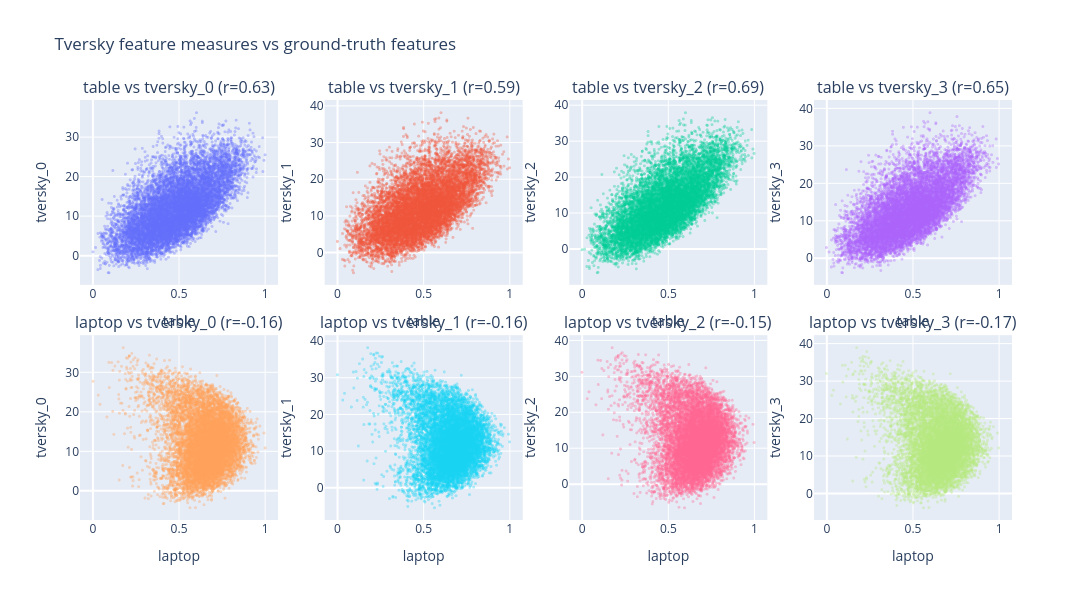

Notebook cell for this chart:
### Code cell
import numpy as np
import plotly.graph_objects as go
from plotly.subplots import make_subplots

# to numpy
tv = tversky_feature_measures.detach().cpu().numpy()   # (10000, 4)
gt = all_features

gt_names = ["table", "laptop"]
tv_names = [f"tversky_{k}" for k in range(tv.shape[1])]

# rows = ground truth (2), cols = tversky feature (4)
fig = make_subplots(
    rows=len(gt_names), cols=tv.shape[1],
    shared_xaxes=False, shared_yaxes=False,
    horizontal_spacing=0.05, vertical_spacing=0.12,
    subplot_titles=[
        f"{g} vs {t} (r={np.corrcoef(gt[:, gi], tv[:, ti])[0,1]:.2f})"
        for gi, g in enumerate(gt_names) for ti, t in enumerate(tv_names)
    ],
)

for gi in range(len(gt_names)):
    for ti in range(tv.shape[1]):
        fig.add_trace(
            go.Scattergl(
                x=gt[:, gi], y=tv[:, ti],
                mode="markers",
                marker=dict(size=3, opacity=0.35),
                showlegend=False,
            ),
            row=gi + 1, col=ti + 1,
        )
        fig.update_xaxes(title_text=gt_names[gi], row=gi + 1, col=ti + 1)
        fig.update_yaxes(title_text=tv_names[ti], row=gi + 1, col=ti + 1)

fig.update_layout(height=600, width=1300, title="Tversky feature measures vs ground-truth features")
config = {
  'toImageButtonOptions': {
    'format': 'png', # or jpeg, svg, webp
    'scale': 4 # Increase this for higher resolution
  }
}
fig.show(config=config)

### Figure 1 — Plotly figure (JSON) as saved in the notebook; plotly's stock layout.template omitted (floating-point values rounded to 4 significant figures; data arrays with more than 128 entries replaced by an {"elided": "..."} marker saying what was removed)
{"data": [{"marker": {"opacity": 0.35, "size": 3}, "mode": "markers", "showlegend": false, "type": "scattergl", "x": {"elided": "10000 float values"}, "xaxis": "x", "y": {"elided": "10000 float values"}, "yaxis": "y"}, {"marker": {"opacity": 0.35, "size": 3}, "mode": "markers", "showlegend": false, "type": "scattergl", "x": {"elided": "10000 float values"}, "xaxis": "x2", "y": {"elided": "10000 float values"}, "yaxis": "y2"}, {"marker": {"opacity": 0.35, "size": 3}, "mode": "markers", "showlegend": false, "type": "scattergl", "x": {"elided": "10000 float values"}, "xaxis": "x3", "y": {"elided": "10000 float values"}, "yaxis": "y3"}, {"marker": {"opacity": 0.35, "size": 3}, "mode": "markers", "showlegend": false, "type": "scattergl", "x": {"elided": "10000 float values"}, "xaxis": "x4", "y": {"elided": "10000 float values"}, "yaxis": "y4"}, {"marker": {"opacity": 0.35, "size": 3}, "mode": "markers", "showlegend": false, "type": "scattergl", "x": {"elided": "10000 float values"}, "xaxis": "x5", "y": {"elided": "10000 float values"}, "yaxis": "y5"}, {"marker": {"opacity": 0.35, "size": 3}, "mode": "markers", "showlegend": false, "type": "scattergl", "x": {"elided": "10000 float values"}, "xaxis": "x6", "y": {"elided": "10000 float values"}, "yaxis": "y6"}, {"marker": {"opacity": 0.35, "size": 3}, "mode": "markers", "showlegend": false, "type": "scattergl", "x": {"elided": "10000 float values"}, "xaxis": "x7", "y": {"elided": "10000 float values"}, "yaxis": "y7"}, {"marker": {"opacity": 0.35, "size": 3}, "mode": "markers", "showlegend": false, "type": "scattergl", "x": {"elided": "10000 float values"}, "xaxis": "x8", "y": {"elided": "10000 float values"}, "yaxis": "y8"}], "layout": {"annotations": [{"font": {"size": 16}, "showarrow": false, "text": "table vs tversky_0 (r=0.63)", "x": 0.1062, "xanchor": "center", "xref": "paper", "y": 1, "yanchor": "bottom", "yref": "paper"}, {"font": {"size": 16}, "showarrow": false, "text": "table vs tversky_1 (r=0.59)", "x": 0.3688, "xanchor": "center", "xref": "paper", "y": 1, "yanchor": "bottom", "yref": "paper"}, {"font": {"size": 16}, "showarrow": false, "text": "table vs tversky_2 (r=0.69)", "x": 0.6313, "xanchor": "center", "xref": "paper", "y": 1, "yanchor": "bottom", "yref": "paper"}, {"font": {"size": 16}, "showarrow": false, "text": "table vs tversky_3 (r=0.65)", "x": 0.8938, "xanchor": "center", "xref": "paper", "y": 1, "yanchor": "bottom", "yref": "paper"}, {"font": {"size": 16}, "showarrow": false, "text": "laptop vs tversky_0 (r=-0.16)", "x": 0.1062, "xanchor": "center", "xref": "paper", "y": 0.44, "yanchor": "bottom", "yref": "paper"}, {"font": {"size": 16}, "showarrow": false, "text": "laptop vs tversky_1 (r=-0.16)", "x": 0.3688, "xanchor": "center", "xref": "paper", "y": 0.44, "yanchor": "bottom", "yref": "paper"}, {"font": {"size": 16}, "showarrow": false, "text": "laptop vs tversky_2 (r=-0.15)", "x": 0.6313, "xanchor": "center", "xref": "paper", "y": 0.44, "yanchor": "bottom", "yref": "paper"}, {"font": {"size": 16}, "showarrow": false, "text": "laptop vs tversky_3 (r=-0.17)", "x": 0.8938, "xanchor": "center", "xref": "paper", "y": 0.44, "yanchor": "bottom", "yref": "paper"}], "height": 600, "title": {"text": "Tversky feature measures vs ground-truth features"}, "width": 1300, "xaxis": {"anchor": "y", "domain": [0, 0.2125], "title": {"text": "table"}}, "xaxis2": {"anchor": "y2", "domain": [0.2625, 0.475], "title": {"text": "table"}}, "xaxis3": {"anchor": "y3", "domain": [0.525, 0.7375], "title": {"text": "table"}}, "xaxis4": {"anchor": "y4", "domain": [0.7875, 1], "title": {"text": "table"}}, "xaxis5": {"anchor": "y5", "domain": [0, 0.2125], "title": {"text": "laptop"}}, "xaxis6": {"anchor": "y6", "domain": [0.2625, 0.475], "title": {"text": "laptop"}}, "xaxis7": {"anchor": "y7", "domain": [0.525, 0.7375], "title": {"text": "laptop"}}, "xaxis8": {"anchor": "y8", "domain": [0.7875, 1], "title": {"text": "laptop"}}, "yaxis": {"anchor": "x", "domain": [0.56, 1], "title": {"text": "tversky_0"}}, "yaxis2": {"anchor": "x2", "domain": [0.56, 1], "title": {"text": "tversky_1"}}, "yaxis3": {"anchor": "x3", "domain": [0.56, 1], "title": {"text": "tversky_2"}}, "yaxis4": {"anchor": "x4", "domain": [0.56, 1], "title": {"text": "tversky_3"}}, "yaxis5": {"anchor": "x5", "domain": [0, 0.44], "title": {"text": "tversky_0"}}, "yaxis6": {"anchor": "x6", "domain": [0, 0.44], "title": {"text": "tversky_1"}}, "yaxis7": {"anchor": "x7", "domain": [0, 0.44], "title": {"text": "tversky_2"}}, "yaxis8": {"anchor": "x8", "domain": [0, 0.44], "title": {"text": "tversky_3"}}}}
